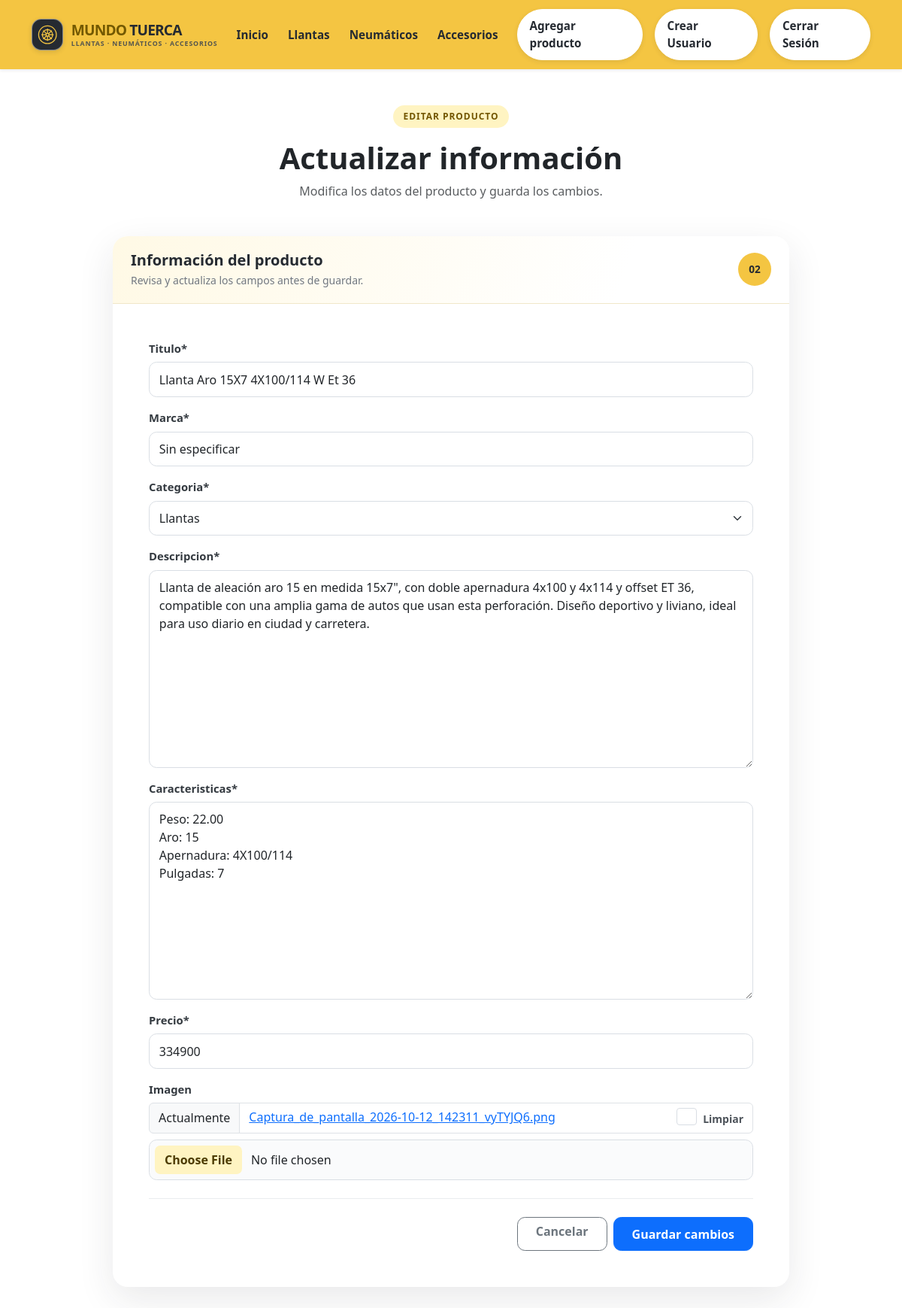
Page /catalogo/1/editar/ (signed in) on the committed database.
### catalogo/models.py (models this page shows, shortened)
class Producto(models.Model):
    titulo = models.CharField(max_length=75)
    marca = models.CharField(max_length=50)
    descripcion = models.TextField()
    caracteristicas = models.TextField()
    precio = models.IntegerField()
    imagen = ResizedImageField(size=[900,900],quality=75, force_format="WEBP", keep_meta=False,
                               upload_to="diario_mural/%Y/%m", default='sin_imagen.jpg', blank=True)
    slug = models.SlugField(max_length=100, unique=True)
    categoria = models.ForeignKey(Categoria, on_delete=models.PROTECT)
    autor = models.ForeignKey('auth.User', on_delete=models.CASCADE)

### catalogo/views.py (the view)
# urls.py: path('<int:id>/editar/',editar_producto, name="editar"),
@login_required
def editar_producto(request, id):
    producto = get_object_or_404(Producto, id=id)
    if request.method == "POST":
        formulario = CrearProductoForm(request.POST, request.FILES, instance=producto)
        if formulario.is_valid():
            formulario.save()
            messages.success(request,"La publicacion se ha modificado correctamente")
            return redirect('catalogo:catalogo')
    else:
        formulario = CrearProductoForm(instance=producto)
    return render(request,'catalogo/editar_producto.html',{'formulario':formulario, 'producto':producto})

### catalogo/forms.py (shortened to what this page needs)
class CrearProductoForm(forms.ModelForm):
    class Meta:
        model = Producto
        fields = [
            'titulo', 'marca', 'categoria',
            'descripcion', 'caracteristicas',
            'precio', 'imagen',
        ]

### catalogo/models.py (called while the page is built)
    def __str__(self):
        return self.nombre

### catalogo/templates/catalogo/editar_producto.html (shortened to what this page needs)
{% extends "plantilla.html" %}
{% load crispy_forms_tags %}
{% block contenido %}
<section class="container py-4 py-lg-5">
    <header class="producto-form-intro text-center mb-4 mb-lg-5">
        <span class="badge rounded-pill mb-3">Editar producto</span>
        <h1 class="display-6 fw-bold mb-2">Actualizar información</h1>
        <p class="text-body-secondary mb-0">
            Modifica los datos del producto y guarda los cambios.
        </p>
    </header>
    <div class="card producto-form-card border-0 mx-auto">
        <div class="producto-form-card-header">
            <div>
                <h2 class="h5 fw-bold mb-1">Información del producto</h2>
                <p class="small mb-0">Revisa y actualiza los campos antes de guardar.</p>
            </div>
            <span class="producto-form-mark" aria-hidden="true">02</span>
        </div>
        <div class="card-body p-4 p-lg-5">
            <form class="formulario-producto"
                  action="{% url 'catalogo:editar' id=producto.id %}"
                  method="post"
                  enctype="multipart/form-data">
                {{ formulario | crispy }}
                <div class="producto-form-actions d-flex flex-column-reverse flex-sm-row justify-content-end gap-2 mt-4 pt-4">
                    <a href="{% url 'catalogo:catalogo' %}"
                       class="btn btn-outline-secondary px-4">
                        Cancelar
                    </a>
                    <button type="submit" class="btn btn-primary px-4">
                        Guardar cambios
                    </button>
                </div>
            </form>
        </div>
    </div>
</section>
{% endblock %}

### static/css/tema.css (style rules this page uses)
.producto-form-intro .badge { background-color: #fff4c2; color: #725600; font-size: 0.75rem; font-weight: 700; letter-spacing: 0.08em; padding: 0.55rem 0.85rem; text-transform: uppercase; }
.producto-form-card { max-width: 900px; overflow: hidden; border-radius: 1.25rem; box-shadow: 0 1rem 3rem rgb(37 42 49 / 10%); }
.producto-form-card-header { display: flex; align-items: center; justify-content: space-between; gap: 1rem; padding: 1.25rem 1.5rem; border-bottom: 1px solid #f0e7c9; background: linear-gradient(110deg, #fff9e5, #fff 75%); color: #252a31; }
.producto-form-card-header p { color: #707780; }
.producto-form-mark { display: grid; width: 2.75rem; height: 2.75rem; flex: 0 0 auto; place-items: center; border-radius: 50%; background-color: #f4c542; color: #252a31; font-size: 0.85rem; font-weight: 800; }
.formulario-producto label { display: block; margin-bottom: 0.45rem; color: #343a40; font-size: 0.925rem; font-weight: 650; }
.formulario-producto input, .formulario-producto select, .formulario-producto textarea { display: block; width: 100%; min-height: 2.8rem; padding: 0.65rem 0.8rem; border: 1px solid #d9dee4; border-radius: 0.65rem; background-color: #fff; color: #212529; font: inherit; transition: border-color 0.18s ease, box-shadow 0.18s ease; }
.formulario-producto textarea { min-height: 8rem; resize: vertical; }
.formulario-producto input[type="file"] { min-height: auto; padding: 0.55rem; background-color: #fafbfc; }
.formulario-producto input[name="imagen-clear"] { display: inline-block; width: auto; min-height: auto; margin: 0 0.5rem 0 0; accent-color: #f4c542; vertical-align: middle; }
.formulario-producto label[for="imagen-clear_id"] { display: inline-block; margin: 0; color: #4d535a; font-size: 0.875rem; font-weight: 600; vertical-align: middle; }
.producto-form-actions { border-top: 1px solid #e9ecef; }
.producto-form-actions .btn { min-height: 2.8rem; border-radius: 0.65rem; font-weight: 600; }

### rows in the picture
Producto: titulo "Llanta Aro 15X7 4X100/114 W Et 36", marca "Sin especificar", categoria "Llantas", descripcion "Llanta de aleación aro 15 en medida 15x7\", con doble apernadura 4x100 y 4x114 y offset ET 36, compatible con una amplia gama de autos que usan esta perforación. Diseño deportivo y liviano, ideal para uso diario en ciudad y carretera.", caracteristicas "Peso: 22.00 Aro: 15 Apernadura: 4X100/114 Pulgadas: 7", precio "334900"
